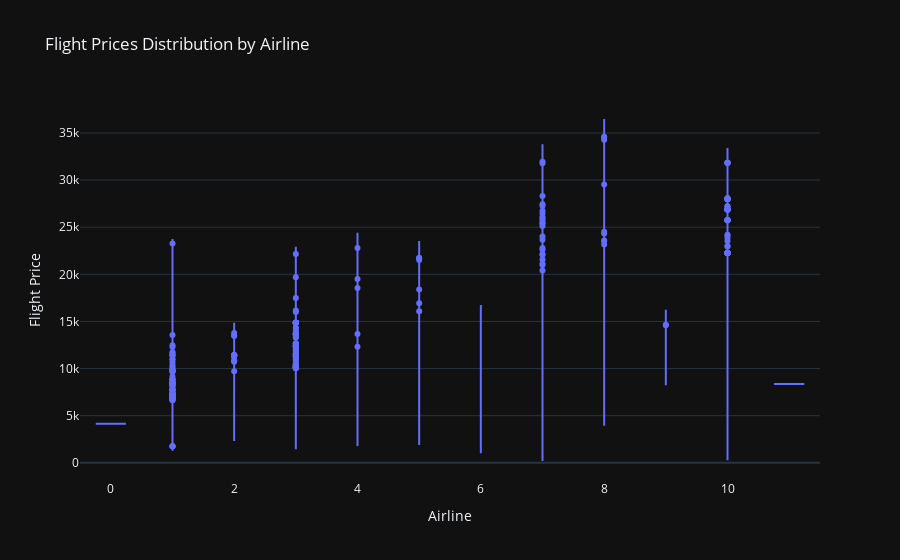

Notebook source saved alongside this figure:
### Code cell
fig = px.violin(data, x='Airline', y='Price',
                title='Flight Prices Distribution by Airline',
                labels={'Airline': 'Airline', 'Price': 'Flight Price'},
                template='plotly_dark')

fig.update_layout(xaxis_title='Airline', yaxis_title='Flight Price')
fig.show()

### Figure 1 — Plotly figure (JSON) as saved in the notebook; plotly's stock layout.template omitted (floating-point values rounded to 4 significant figures; data arrays with more than 128 entries replaced by an {"elided": "..."} marker saying what was removed)
{"data": [{"alignmentgroup": "True", "box": {"visible": false}, "hovertemplate": "Airline=%{x}<br>Flight Price=%{y}<extra></extra>", "legendgroup": "", "marker": {"color": "#636efa"}, "name": "", "offsetgroup": "", "orientation": "v", "scalegroup": "True", "showlegend": false, "type": "violin", "x": {"elided": "10682 int values"}, "x0": " ", "xaxis": "x", "y": {"elided": "10682 int values"}, "y0": " ", "yaxis": "y"}], "layout": {"legend": {"tracegroupgap": 0}, "title": {"text": "Flight Prices Distribution by Airline"}, "violinmode": "group", "xaxis": {"anchor": "y", "domain": [0, 1], "title": {"text": "Airline"}}, "yaxis": {"anchor": "x", "domain": [0, 1], "title": {"text": "Flight Price"}}}}
